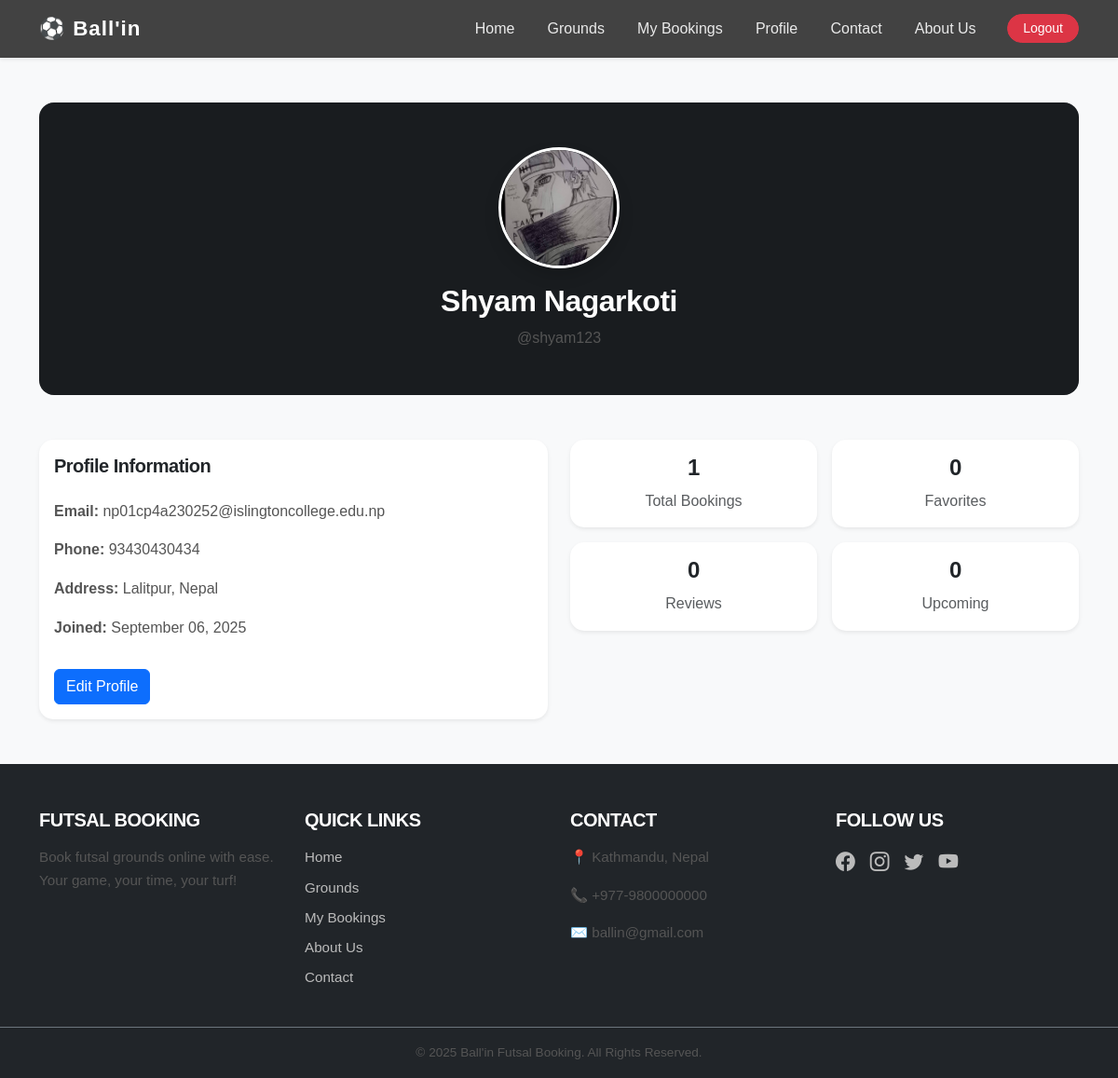
The app's page /profile/ (signed in) with its own data.
### users/models.py (models this page shows, shortened)
class Profile(models.Model):
    user = models.OneToOneField(User, on_delete=models.CASCADE)
    phone = models.CharField(max_length=14, blank = True)
    photo = models.ImageField(upload_to='avatar/',blank = True, null = True)
    address = models.CharField(max_length=50, blank=True, null= True)

### users/views.py (the view)
# urls.py: path('profile/',views.profile, name = 'profile'),
@login_required(login_url= 'login' )
def profile(request):
    user = request.user
    profile = user.profile#Get the details of  using (request.user)
    total_bookings = Book.objects.filter(user = request.user).count()
    context={
        'user':user,
        'profile':profile,
        'total_bookings':total_bookings,
    }
    return render(request,"userprofile.html",context)

### templates/userprofile.html (shortened to what this page needs)
{% extends 'base/base.html' %}
{% load static %}
{% block content %}
<div class="container py-5">
<div class="bg-dark rounded-4 text-white text-center p-5 position-relative mb-5" style="overflow: hidden;">
    {% if profile.photo %}
        <img src="{{ profile.photo.url }}" class="rounded-circle border border-3 border-white shadow position-relative" alt="Profile Photo" style="width:130px; height:130px; object-fit:cover; z-index:2;">
    {% else %}
        <img src="{% static 'futsal/images/default-profile.png' %}" class="rounded-circle border border-3 border-white shadow position-relative" alt="Profile Photo" style="width:130px; height:130px; object-fit:cover; z-index:2;">
    {% endif %}
    <h2 class="mt-3 fw-bold position-relative" style="z-index:2;">{{ user.first_name }} {{ user.last_name }}</h2>
    <p class="mb-0 position-relative" style="z-index:2;">@{{ user.username }}</p>
</div>
    <div class="row g-4">
        <div class="col-md-6">
            <div class="card shadow-sm h-100">
                <div class="card-body">
                    <h5 class="card-title fw-bold mb-4">Profile Information</h5>
                    <p><strong>Email:</strong> {{ user.email }}</p>
                    <p><strong>Phone:</strong> {{ profile.phone|default:"N/A" }}</p>
                    <p><strong>Address:</strong> {{ profile.address|default:"N/A" }}</p>
                    <p><strong>Joined:</strong> {{ user.date_joined|date:"F d, Y" }}</p>
                    <a href="#" class="btn btn-primary mt-3">Edit Profile</a>
                </div>
            </div>
        </div>
        <div class="col-md-6">
            <div class="row g-3">
                <div class="col-6">
                    <a href = "{% url 'mybookings' %}">
                    <div class="card text-center shadow-sm p-3">
                        <h4 class="fw-bold">{{ total_bookings |default:"0" }}</h4>
                        <p class="mb-0 text-muted">Total Bookings</p>
                    </div>
                </a>
                </div>
                <div class="col-6">
                    <div class="card text-center shadow-sm p-3">
                        <h4 class="fw-bold">{{ favorite_grounds_count|default:"0" }}</h4>
                        <p class="mb-0 text-muted">Favorites</p>
                    </div>
                </div>
                <div class="col-6">
                    <div class="card text-center shadow-sm p-3">
                        <h4 class="fw-bold">{{ reviews_count|default:"0" }}</h4>
                        <p class="mb-0 text-muted">Reviews</p>
                    </div>
                </div>
                <div class="col-6">
                    <div class="card text-center shadow-sm p-3">
                        <h4 class="fw-bold">{{ upcoming_bookings_count|default:"0" }}</h4>
                        <p class="mb-0 text-muted">Upcoming</p>
                    </div>
                </div>
            </div>
        </div>
    </div>
</div>
{% endblock %}

### static/futsal/css/style.css (style rules this page uses)
html { scroll-behavior: smooth; }
body { font-family: "Poppins", sans-serif; line-height: 1.6; color: #333; background-color: #f8f9fa; }
h1, h2, h3, h4, h5 { font-weight: 700; letter-spacing: -0.5px; }
p { margin-bottom: 1rem; color: #555; }
a { text-decoration: none; transition: all 0.3s ease; }
.card { border: none; border-radius: 15px; overflow: hidden; transition: all 0.3s ease; }
.card-title { font-size: 1.25rem; font-weight: 600; }

### records on screen
Profile: photo (picture), phone "93430430434", address "Lalitpur, Nepal"

### other values on screen
{{ user.first_name }} "Shyam"
{{ user.last_name }} "Nagarkoti"
{{ user.username }} "shyam123"
{{ user.email }} "np01cp4a230252@islingtoncollege.edu.np"
{{ user.date_joined|date:"F d, Y" }} "September 06, 2025"
{{ total_bookings |default:"0" }} "1"
{{ favorite_grounds_count|default:"0" }} "0"
{{ reviews_count|default:"0" }} "0"
{{ upcoming_bookings_count|default:"0" }} "0"
